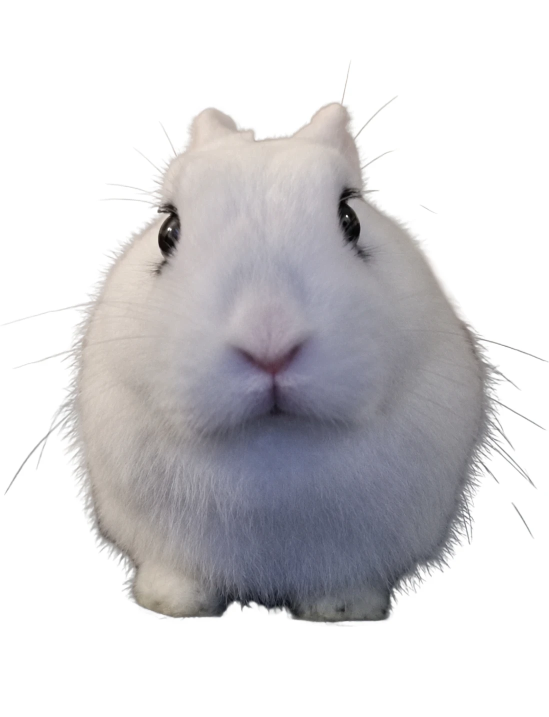
#> input picture references/master/master_front_standing.webp, 1098 x 1433 px (shown at 1/2 size)
$ python eye_closeup.py ../checkpoints/cp6/front_vs_photos.jpg ../references/sheet_originals/01_front.webp
#> lines starting #> are read from the running program, lines starting #| are printed output that depends on the picture; pictures that were not available may be replaced by others from this repository, and a replacement may not be noted
"""Zoomed eye comparison after a face_check run: the master's two eyes and
the profile eye, photo next to sculpt, same camera, same crop.
usage: eye_closeup.py SCULPT_DIR OUT.png  (run face_check.py first; it leaves
the raw renders _<view>.png next to its output in SCULPT_DIR)"""
import sys
from pathlib import Path

import numpy as np
from PIL import Image

ROOT = Path(__file__).resolve().parents[1]
DX = 7 / 0.222


def clay(p):
    a = np.asarray(Image.open(p).convert("RGBA")).astype(np.float32)
    al = a[..., 3:4] / 255
    return Image.fromarray((a[..., :3] * al + 228 * (1 - al)).astype(np.uint8))


def main(d, out):
#> called with d = '../checkpoints/cp6/front_vs_photos.jpg'
    d = Path(d)
    tiles = []
    master = Image.open(ROOT / "references/master/master_front_standing.webp").convert("RGB")
#> master is the input picture: PIL image 1098x1433 RGB; mean R, G, B 211.7, 210.5, 213.2
    mrender = clay(d / "_master_front_standing.png")
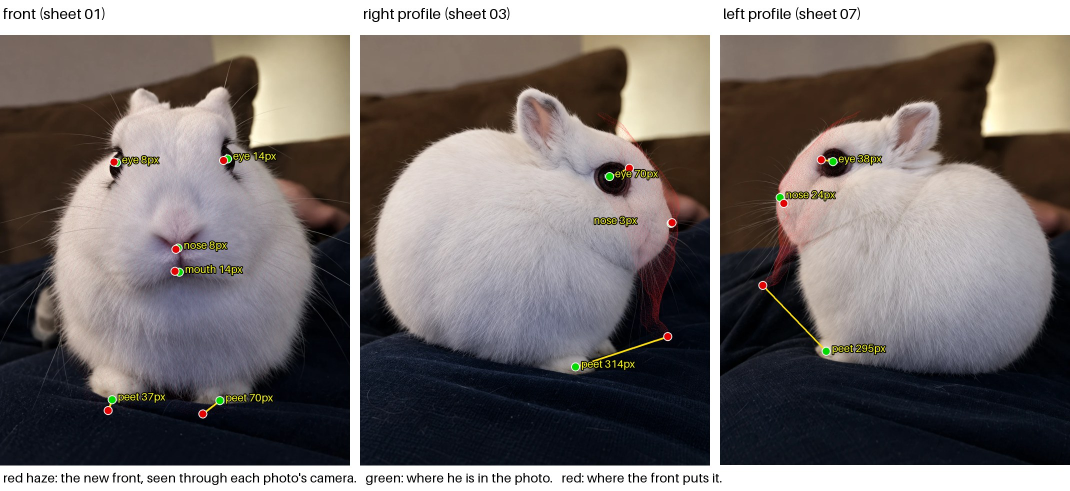
#> input picture checkpoints/cp6/front_vs_photos.jpg, 2140 x 981 px, given in place of _master_front_standing.png, which was not available (shown at 1/2 size)
#> in clay, `al = a[..., 3:4] / 255`: al: shape (981, 2140, 1) float32; every value is 1
#> in clay, returned value is the input picture: PIL image 2140x981 RGB; mean R, G, B 119.1, 112.4, 110.8
    for cx, cy in ((338, 467), (699, 442)):
        box = (cx - 60, cy - 70, cx + 60, cy + 70)
        tiles.append((master.crop(box), mrender.crop(box)))
#> after the loop, tiles = 2 items
    prof = Image.open(ROOT / "references/sheet_originals/03_right_profile.webp").convert("RGB")
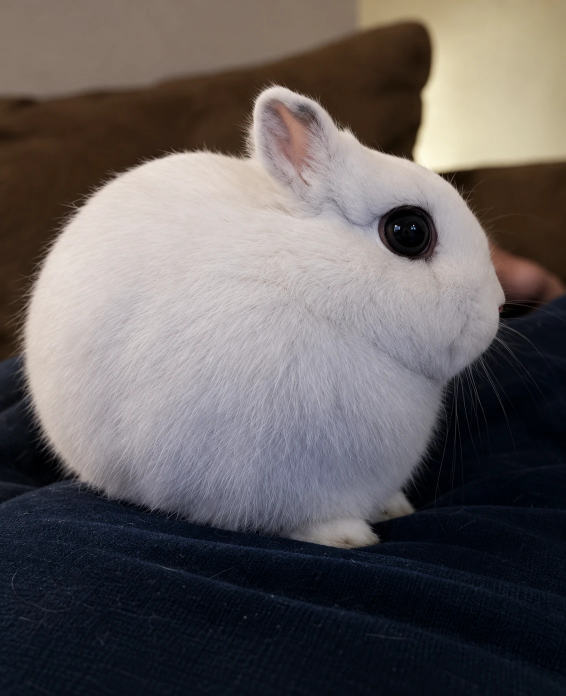
#> input picture references/sheet_originals/03_right_profile.webp, 1131 x 1391 px (shown at 1/2 size)
#> prof is the input picture: PIL image 1131x1391 RGB; mean R, G, B 99.5, 94, 93.7
    prender = clay(d / "_sheet_03_right_profile.png")
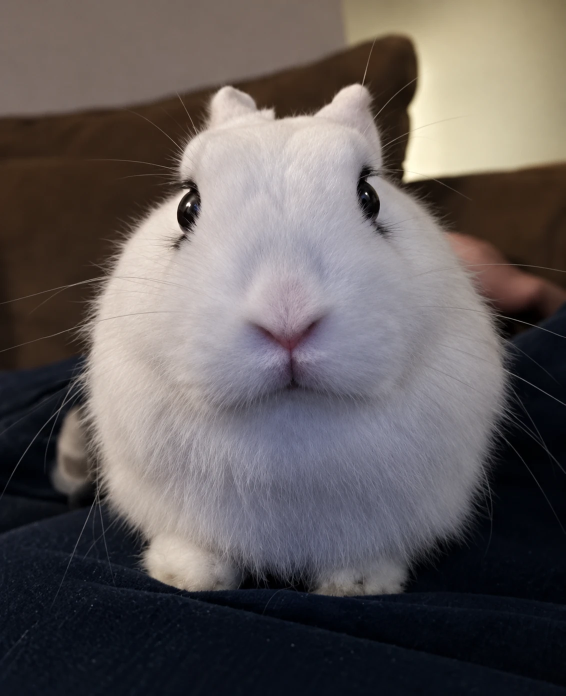
#> input picture references/sheet_originals/01_front.webp, 1131 x 1391 px, given in place of _sheet_03_right_profile.png, which was not available (shown at 1/2 size)
#> in clay (call 2), `al = a[..., 3:4] / 255`: al: shape (1391, 1131, 1) float32; every value is 1
#> in clay, returned value is the input picture: PIL image 1131x1391 RGB; mean R, G, B 98.5, 92.1, 91.5
    cx, cy = 815, 465
    tiles.append((prof.crop((cx - 90, cy - 90, cx + 90, cy + 90)),
                  prender.crop((cx - DX - 90, cy - 90, cx - DX + 90, cy + 90))))
    H = 360
    row = []
    for a, b in tiles:
        for im in (a, b):
            row.append(im.resize((round(im.width * H / im.height), H), Image.LANCZOS))
#> this loop made 3 passes
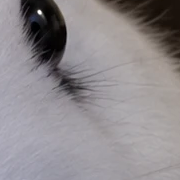
#> im: PIL image 180x180 RGB; mean R, G, B 142.3, 137.6, 140.8
#> after the loop, row = 6 items
    W = sum(i.width for i in row) + 8 * len(row)
#> W = 2004
    o = Image.new("RGB", (W, H), (252, 252, 251))
    x = 0
    for k, im in enumerate(row):
        o.paste(im, (x, 0))
        x += im.width + (24 if k % 2 else 4)
#> this loop made 6 passes
#> x on passes 1 to 6: 313, 646, 959, 1292, 1656, 2040
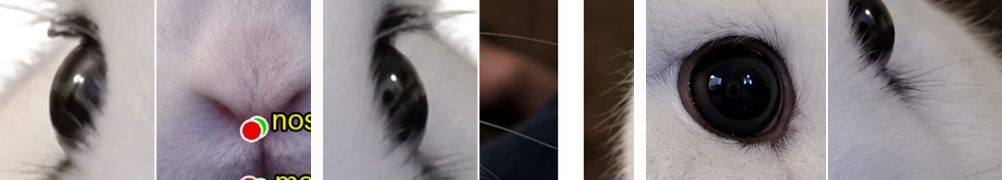
#> o: PIL image 2004x360 RGB (shown at 1/2 size); mean R, G, B 141.6, 134.1, 136
#> after the loop, x = 2040
    o.save(out)


if __name__ == "__main__":
    main(sys.argv[1], sys.argv[2])
